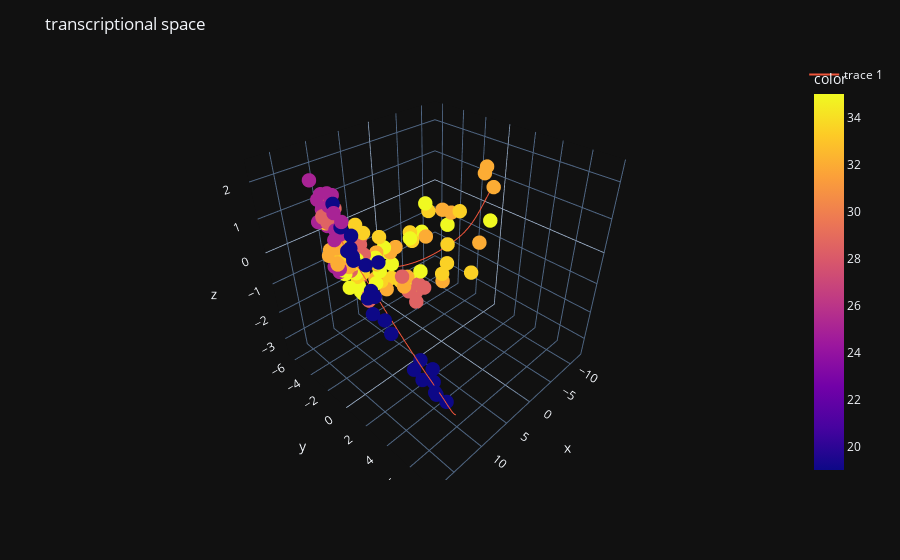

Notebook source saved alongside this figure:
### Code cell
fig = px.scatter_3d(x=seq_pca[:, 0], y=seq_pca[:, 1], z=seq_pca[:, 2], 
                     color=hf_morphseq_df["temperature"], hover_data=[hf_morphseq_df["stage_hpf"]])

fig.add_traces(go.Scatter3d(x=seq_spline_pca[:, 0], y=seq_spline_pca[:, 1], z=seq_spline_pca[:, 2], mode="lines"))

fig.update_traces(marker=dict(size=5))
fig.update_layout(title="transcriptional space")
fig.show()
